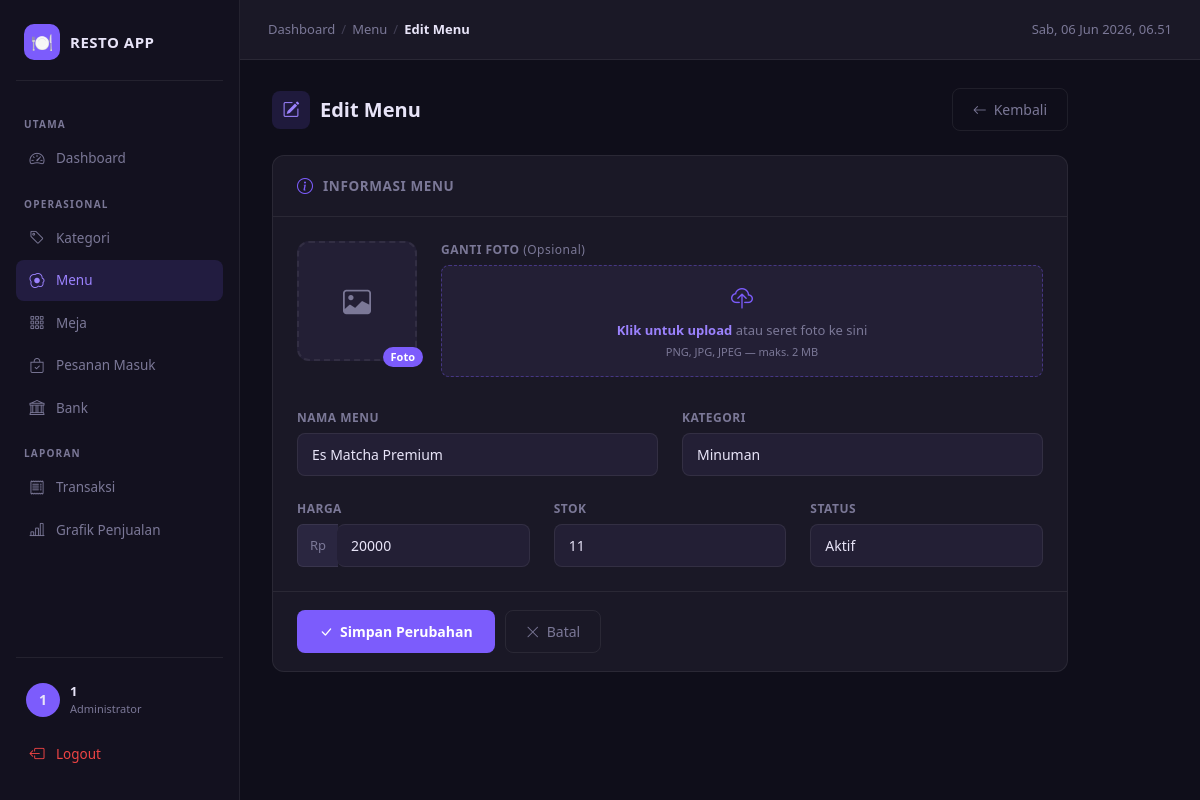
/admin/edit_menu.php?id=7 (signed in), run on the app's committed database.
### tables this page shows
CREATE TABLE `menu` (
  `id_menu` int(11) NOT NULL AUTO_INCREMENT,
  `id_kategori` int(11) DEFAULT NULL,
  `nama_menu` varchar(100) DEFAULT NULL,
  `harga` int(11) DEFAULT NULL,
  `stok` int(11) DEFAULT NULL,
  `foto` varchar(255) DEFAULT NULL,
  `status` enum('aktif','nonaktif') DEFAULT 'aktif',
  PRIMARY KEY (`id_menu`),
  KEY `id_kategori` (`id_kategori`),
  CONSTRAINT `menu_ibfk_1` FOREIGN KEY (`id_kategori`) REFERENCES `kategori` (`id_kategori`)
);

CREATE TABLE `kategori` (
  `id_kategori` int(11) NOT NULL AUTO_INCREMENT,
  `nama_kategori` varchar(100) DEFAULT NULL,
  `status` enum('aktif','nonaktif') DEFAULT 'aktif',
  PRIMARY KEY (`id_kategori`)
);

### admin/edit_menu.php (the view, shortened to what this page needs)
<?php
include '../config/koneksi.php';
$id = $_GET['id'];
$data = mysqli_query($conn,"SELECT * FROM menu WHERE id_menu='$id'");
$row = mysqli_fetch_array($data);
$kategori = mysqli_query($conn,"SELECT * FROM kategori WHERE status='aktif'");
?>
<!DOCTYPE html>
<html lang="id">
<head>
<link href="https://cdn.jsdelivr.net/npm/bootstrap@5.3.3/dist/css/bootstrap.min.css" rel="stylesheet">
<link href="https://cdn.jsdelivr.net/npm/bootstrap-icons@1.11.3/font/bootstrap-icons.min.css" rel="stylesheet">
</head>
<body>
<aside class="sidebar">
  <div class="sidebar-brand">
    <div class="brand-icon">🍽️</div>
    <div>
      <h5>RESTO APP</h5>
    </div>
  </div>
  <div class="sidebar-label">Utama</div>
  <a href="dashboard.php" class="nav-link"><i class="bi bi-speedometer2"></i> Dashboard</a>
  <div class="sidebar-label">Operasional</div>
  <a href="kategori.php"     class="nav-link"><i class="bi bi-tag"></i> Kategori</a>
  <a href="menu.php"         class="nav-link active"><i class="bi bi-egg-fried"></i> Menu</a>
  <a href="meja.php"         class="nav-link"><i class="bi bi-grid-3x3-gap"></i> Meja</a>
  <a href="pesanan_masuk.php"class="nav-link"><i class="bi bi-bag-check"></i> Pesanan Masuk</a>
  <a href="bank.php"         class="nav-link"><i class="bi bi-bank"></i> Bank</a>
  <div class="sidebar-label">Laporan</div>
  <a href="transaksi.php"    class="nav-link"><i class="bi bi-receipt"></i> Transaksi</a>
  <a href="grafik.php"       class="nav-link"><i class="bi bi-bar-chart-line"></i> Grafik Penjualan</a>
  <div class="sidebar-footer">
    <div class="user-info">
      <div class="user-avatar"><?= strtoupper(substr($_SESSION['nama'] ?? $_SESSION['admin'] ?? 'A', 0, 1)) ?></div>
      <div>
        <div class="user-name"><?= $_SESSION['nama'] ?? $_SESSION['admin'] ?? 'Admin' ?></div>
        <div class="user-role">Administrator</div>
      </div>
    </div>
    <a href="../logout.php" class="nav-link mt-2" style="color:var(--danger)">
      <i class="bi bi-box-arrow-left"></i> Logout
    </a>
  </div>
</aside>
<div class="topbar">
  <div class="topbar-left">
    <nav class="breadcrumb-nav">
      <a href="dashboard.php">Dashboard</a>
      <span class="sep">/</span>
      <a href="menu.php">Menu</a>
      <span class="sep">/</span>
      <span class="current">Edit Menu</span>
    </nav>
  </div>
  <div style="font-size:13px; color:var(--text-muted)" id="jam"></div>
</div>
<div class="main">
  <div class="page-content">
    <div class="page-header">
      <div class="page-title">
        <div class="icon-wrap"><i class="bi bi-pencil-square"></i></div>
        Edit Menu
      </div>
      <a href="menu.php" class="btn-ghost">
        <i class="bi bi-arrow-left"></i> Kembali
      </a>
    </div>
    <form method="POST" enctype="multipart/form-data">
      <div class="form-card">
        <div class="form-card-header">
          <i class="bi bi-info-circle" style="color:var(--accent)"></i>
          <h6>Informasi Menu</h6>
        </div>
        <div class="form-card-body">
          <div class="row g-4">
            <div class="col-12 d-flex align-items-start gap-4 mb-2">
              <div class="foto-preview-wrap">
                <?php if(!empty($row['foto']) && file_exists("../uploads/menu/".$row['foto'])): ?>
                  <img id="previewImg"
                       src="../uploads/menu/<?= htmlspecialchars($row['foto']) ?>"
                       class="foto-preview" alt="Foto Menu">
                <?php else: ?>
                  <div class="foto-placeholder" id="previewPlaceholder">
                    <i class="bi bi-image"></i>
                  </div>
                <?php endif; ?>
                <span class="foto-badge">Foto</span>
              </div>
              <div style="flex:1">
                <label class="form-label">Ganti Foto <span style="color:var(--text-muted);text-transform:none;font-weight:400">(Opsional)</span></label>
                <div class="file-input-wrap" id="fileWrap">
                  <div class="file-input-icon"><i class="bi bi-cloud-upload"></i></div>
                  <div class="file-input-text">
                    <strong>Klik untuk upload</strong> atau seret foto ke sini
                  </div>
                  <div class="file-input-text" style="font-size:11px;margin-top:3px">PNG, JPG, JPEG — maks. 2 MB</div>
                </div>
              </div>
            </div>
            <div class="col-md-6">
              <label class="form-label">Nama Menu</label>
              <input type="text" name="nama_menu" class="form-control"
                     value="<?= htmlspecialchars($row['nama_menu']) ?>"
                     placeholder="Contoh: Nasi Goreng Spesial" required>
            </div>
            <div class="col-md-6">
              <label class="form-label">Kategori</label>
              <select name="id_kategori" class="form-select">
                <?php while($k = mysqli_fetch_array($kategori)): ?>
                <option value="<?= $k['id_kategori'] ?>"
                  <?= $row['id_kategori'] == $k['id_kategori'] ? 'selected' : '' ?>>
                  <?= htmlspecialchars($k['nama_kategori']) ?>
                </option>
                <?php endwhile; ?>
              </select>
            </div>
            <div class="col-md-4">
              <label class="form-label">Harga</label>
              <div class="input-group">
                <span class="input-group-text">Rp</span>
                <input type="number" name="harga" class="form-control"
                       value="<?= $row['harga'] ?>"
                       placeholder="0" min="0" required>
              </div>
            </div>
            <div class="col-md-4">
              <label class="form-label">Stok</label>
              <input type="number" name="stok" id="stokInput" class="form-control"
                     value="<?= $row['stok'] ?>"
                     placeholder="0" min="0" required>
            </div>
            <div class="col-md-4">
              <label class="form-label">Status</label>
              <select name="status" id="statusSelect" class="form-select">
                <option value="aktif"    <?= $row['status']=='aktif'    ? 'selected' : '' ?>>Aktif</option>
              </select>
            </div>
          </div>
        </div>
        <div style="padding:18px 24px; border-top:1px solid var(--border); display:flex; gap:10px;">
          <button type="submit" name="update" class="btn-accent">
            <i class="bi bi-check-lg"></i> Simpan Perubahan
          </button>
          <a href="menu.php" class="btn-ghost">
            <i class="bi bi-x-lg"></i> Batal
          </a>
        </div>
      </div>
    </form>
  </div>
</div>
</body>
</html>

### data on the page
menu: nama_menu "Es Matcha Premium", id_kategori "Minuman", harga "20000", stok "11", status "Aktif"

### other printed values
substr($_SESSION['nama'] ?? $_SESSION['admin'] ?? 'A', 0, 1) "1"
$_SESSION['nama'] "1"
